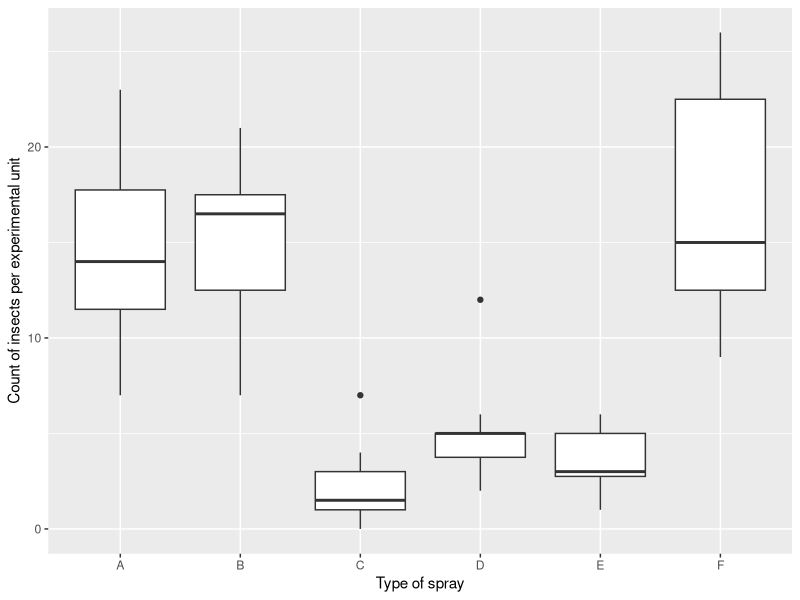

The R source for this figure:
## ---- chunk 1
head(InsectSprays)
## ---- chunk 2
library(ggplot2)
ggplot(InsectSprays, aes(x = spray, y = count)) + 
  geom_boxplot()+
  labs(x = "Type of spray", y = "Count of insects per experimental unit")
